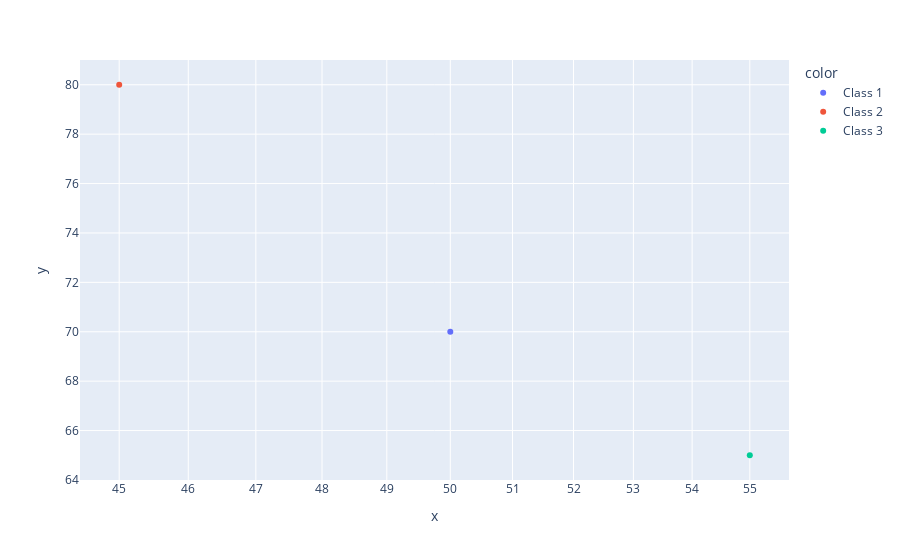

Notebook code for this chart:
### Code cell
fig8 = px.scatter(data, x=noOfStufents, y=avgGrade,
                color=data,
                 log_x=True, size_max=60)
fig8

### Figure 1 — Plotly figure (JSON) as saved in the notebook; plotly's stock layout.template omitted (floating-point values rounded to 4 significant figures)
{"data": [{"hovertemplate": "color=Class 1<br>x=%{x}<br>y=%{y}<extra></extra>", "legendgroup": "Class 1", "marker": {"color": "#636efa", "symbol": "circle"}, "mode": "markers", "name": "Class 1", "orientation": "v", "showlegend": true, "type": "scatter", "x": [50], "xaxis": "x", "y": [70], "yaxis": "y"}, {"hovertemplate": "color=Class 2<br>x=%{x}<br>y=%{y}<extra></extra>", "legendgroup": "Class 2", "marker": {"color": "#EF553B", "symbol": "circle"}, "mode": "markers", "name": "Class 2", "orientation": "v", "showlegend": true, "type": "scatter", "x": [45], "xaxis": "x", "y": [80], "yaxis": "y"}, {"hovertemplate": "color=Class 3<br>x=%{x}<br>y=%{y}<extra></extra>", "legendgroup": "Class 3", "marker": {"color": "#00cc96", "symbol": "circle"}, "mode": "markers", "name": "Class 3", "orientation": "v", "showlegend": true, "type": "scatter", "x": [55], "xaxis": "x", "y": [65], "yaxis": "y"}], "layout": {"legend": {"title": {"text": "color"}, "tracegroupgap": 0}, "margin": {"t": 60}, "xaxis": {"anchor": "y", "domain": [0, 1], "title": {"text": "x"}, "type": "log"}, "yaxis": {"anchor": "x", "domain": [0, 1], "title": {"text": "y"}}}}
